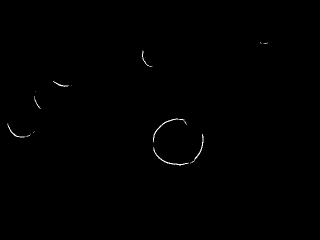
#> input picture test_results_1/original_normalized_4/DSLC0006-normalized.bmp, 320 x 240 px
$ jupyter execute Find_Contours.ipynb   (older library calls are emulated)
#> lines starting #> are read from the running program, lines starting #| are printed output that depends on the picture; after the words box and inside, x2 and y2 are one past the last pixel; in counts of white or black regions, pixels touching at a corner belong together
[cell 1]
import cv2
import numpy as np
import matplotlib.pyplot as plt
import math

[cell 2]
im = cv2.imread("test_results_1/original_normalized_4/DSLC0006-normalized.bmp")
#> im is the input picture: shape (240, 320, 3); min 0, max 255, mean 0.7
imgray = cv2.cvtColor(im,cv2.COLOR_BGR2GRAY)
plt.imshow(imgray,cmap='gray')

[cell 3]
test_im = imgray/255

test_im[test_im>0.5]=1
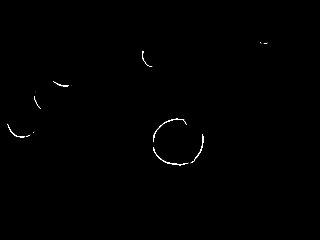
#> test_im: shape (240, 320) float64; min 0, max 1, mean 0.0038
test_im[test_im<0.5]=0
#> test_im: shape (240, 320) float64; values 0 (black) and 1 (white), 0.35% white in thin lines or dots, all inside (x1, y1, x2, y2) = (7, 42, 267, 166)

kernel = np.ones((8,8),np.uint8)
#opening = cv2.morphologyEx(test_im, cv2.MORPH_OPEN, kernel)
#closing = cv2.morphologyEx(test_im, cv2.MORPH_CLOSE, kernel)
img_dilation = cv2.dilate(test_im, kernel, iterations=1)
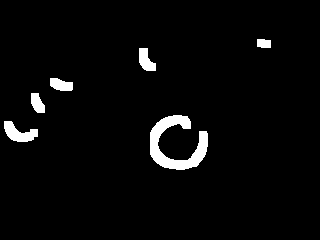
#> img_dilation: shape (240, 320) float64; values 0 (black) and 1 (white), 3.4% white; 6 white regions, box (x1, y1, x2, y2) and area: (150, 115, 208, 170) 1389, (4, 121, 38, 142) 397, (139, 48, 156, 71) 258, (50, 78, 73, 91) 227, (31, 93, 45, 113) 202, (257, 39, 271, 48) 116
img_dilation = cv2.normalize(src=img_dilation, dst=None, alpha=0, beta=255, norm_type=cv2.NORM_MINMAX, dtype=cv2.CV_8UC1)
#> img_dilation: shape (240, 320); 3.4% white; 6 white regions
plt.imshow(img_dilation,cmap='gray')

[cell 4]
im2, contours, hierarchy = cv2.findContours(img_dilation,cv2.RETR_TREE,cv2.CHAIN_APPROX_SIMPLE)
#> contours = 6 contours; box (x1, y1, x2, y2) and area: (150, 115, 208, 170) 1254, (4, 121, 38, 142) 350, (139, 48, 156, 71) 224, (50, 78, 73, 91) 197, (31, 93, 45, 113) 175, (257, 39, 271, 48) 95

[cell 5]
#cv2.drawContours(im, contours, -1, (0,255,0), 3)

[cell 6]
#plt.imshow(im,cmap='gray')

[cell 7]
'''
x=[]
y=[]
for i in range(0,len(contours)):
    cnt = contours[i]
    M = cv2.moments(cnt)
    cx = int(M['m10']/M['m00'])
    cy = int(M['m01']/M['m00'])
    x.append(cx)
    y.append(cy)
print(x)
print(y)
'''

[cell 8]
for cnt in contours:
    hull = cv2.convexHull(cnt)
#> this loop made 6 passes
    #cv2.drawContours(im, [hull], -1, (0, 0, 255), 1)

[cell 9]
#print(hull)

[cell 10]
im2 = cv2.imread("test_results_1/original_normalized_4/DSLC0006-normalized.bmp")

[cell 11]
def find_if_close(cnt1,cnt2):
    row1,row2 = cnt1.shape[0],cnt2.shape[0]
    for i in range(0,row1):
        for j in range(0,row2):
            dist = np.linalg.norm(cnt1[i]-cnt2[j])
            if abs(dist) < 30 :
                return True
            elif i==row1-1 and j==row2-1:
                return False

#img = cv2.imread('dspcnt.jpg')
#gray = cv2.cvtColor(img,cv2.COLOR_BGR2GRAY)
#ret,thresh = cv2.threshold(gray,127,255,0)
_,contours,hier = cv2.findContours(img_dilation,cv2.RETR_EXTERNAL,2)

LENGTH = len(contours)
#> LENGTH = 6
status = np.zeros((LENGTH,1))
#> status = [0, 0, 0, 0, 0, 0]

for i,cnt1 in enumerate(contours):
    x = i
    if i != LENGTH-1:
        for j,cnt2 in enumerate(contours[i+1:]):
            x = x+1
            dist = find_if_close(cnt1,cnt2)
            if dist == True:
                val = min(status[i],status[x])
                status[x] = status[i] = val
            else:
                if status[x]==status[i]:
                    status[x] = i+1
#> this loop made 6 passes
#> after the loop, status = [0, 1, 0, 0, 2, 5]

unified = []
maximum = int(status.max())+1
#> maximum = 6
for i in range(0,maximum):
    pos = np.where(status==i)[0]
    if pos.size != 0:
        cont = np.vstack(contours[i] for i in pos)
        #print(cont)
        hull = cv2.convexHull(cont)
        #print (hull)
        unified.append(hull)
#> this loop made 6 passes
#> pos on passes 1, 2, 3, 6: [0, 2, 3], [1], [4], [5]
#> after the loop, unified = 4 contours; box (x1, y1, x2, y2) and area: (150, 115, 208, 170) 2539, (4, 78, 73, 142) 2264, (139, 48, 156, 71) 271, (257, 39, 271, 48) 99

cv2.drawContours(im2,unified,-1,(0,255,0),2)
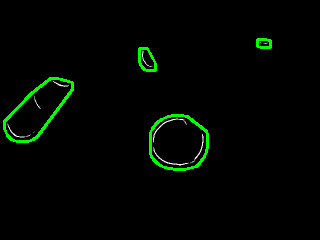
#> im2: shape (240, 320, 3); 1.91% of pixels changed, all inside (x1, y1, x2, y2) = (3, 38, 272, 171)
plt.imshow(im2,cmap='gray')

[cell 12]
x=[]
y=[]
for i in range(0,len(unified)):
    cnt = unified[i]
    M = cv2.moments(cnt)
    cx = int(M['m10']/M['m00'])
    cy = int(M['m01']/M['m00'])
    x.append(cx)
    y.append(cy)
#> this loop made 4 passes
#> (cx, cy) on passes 1 to 4: (36, 110), (177, 142), (146, 59), (263, 43)
#> after the loop, x = [36, 177, 146, 263]; y = [110, 142, 59, 43]
x=np.array(x)
y=np.array(y)
x=x/10
#> x = [3.6, 17.7, 14.6, 26.3]
y=y/10
#> y = [11, 14.2, 5.9, 4.3]
print(x)
#| [ 3.6 17.7 14.6 26.3]
print(y)
#| [11.  14.2  5.9  4.3]

[cell 13]
plt.imshow(im2,cmap='gray')

[cell 14]
im3 = cv2.imread("test_results_1/original_normalized_4/DSLC0006-normalized.bmp")
#print(im3.shape)
#im3= im3/255

#im3[im3>0.5]=1
#im3[im3<0.5]=0
print(im3.shape)
#| (240, 320, 3)

[cell 15]
plt.imshow(im3,cmap='gray')

[cell 16]
black = np.zeros_like(im3)
print(black.shape)
#| (240, 320, 3)
plt.imshow(black,cmap='gray')

[cell 17]
print(len(unified))
#| 4

[cell 18]
i=0
odds = 0
for h in unified:
    #hull = cv2.convexHull(cnt)
    print("i",i)
    i+=1
    img = im3.copy()
    black2 = black.copy()

    #--- Here is where I am filling the contour after finding the convex hull ---
    cv2.drawContours(black2, [h], -1, (255, 255, 255), -1)

    g2 = cv2.cvtColor(black2, cv2.COLOR_BGR2GRAY)
    r, t2 = cv2.threshold(g2, 127, 255, cv2.THRESH_BINARY)
    #cv2.imshow("t2.jpg", t2)

    masked = cv2.bitwise_and(im3, im3, mask = t2)
    masked=cv2.cvtColor(masked,cv2.COLOR_BGR2GRAY)
    #masked[masked>127]=1
    #masked[masked<127]=0
    M = cv2.moments(h)
    cx = int(M['m10']/M['m00'])
    cy = int(M['m01']/M['m00'])
    cx=cx/10
    cy=cy/10
    height, width = masked.shape[:2]
    ymax = int(height/10)
    xmax = int(width/10)
    masked = cv2.resize(masked,(int(height/10), int(width/10)))

    for theta in range (0,360):
        theta = 0.5*theta
        print(theta)
        r=1
        x1=1
        y1=1
        intersects=0
        #cx=cx/10
        #cy=cy/10
        while(x1<xmax-1 and y1<ymax-1 and x1>-1 and y1>-1):
            x=r*math.cos(math.radians(theta))
            y=r*math.sin(math.radians(theta))
            x1=int(x+cx)
            y1=int(y+cy)
            print(x1,y1)
            if(masked[x1][y1]==1):
                intersects+=1
            print("r",r)
            r+=0.5

        r=1
        x1=1
        y1=1
        while(x1>-1 and y1>-1 and x1<xmax-1 and y1<ymax-1):
            x=r*math.cos(math.radians(theta))
            y=r*math.sin(math.radians(theta))
            x1=int(x+cx)
            y1=int(y+cy)
            print(x1,y1)
            if(masked[x1][y1]):
                intersects+=1
            r-=0.5


        print("intersects",intersects)
        if (intersects%2):
            odds+=1
    print("odds",odds)
    cv2.imwrite("masked"+str(i)+".jpg", masked)
    i=i+1
#> this loop made 4 passes
#> (i, cx, cy) on passes 1 to 4: (2, 3.6, 11), (4, 17.7, 14.2), (6, 14.6, 5.9), (8, 26.3, 4.3)
#> (printed output is left out)
#> pass 1, `g2 = cv2.cvtColor(black2, cv2.COLOR_BGR2GRAY)`:
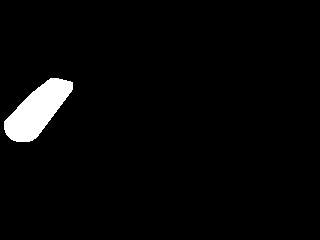
#> g2: shape (240, 320); 3.1% white; 1 white region, box (x1, y1, x2, y2) and area: (4, 78, 73, 142) 2350
#> after the loop:
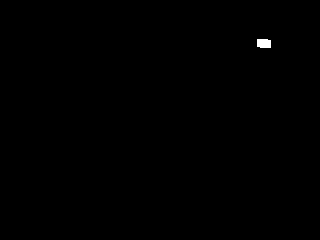
#> black2: shape (240, 320, 3); 0.16% white; 1 white region, box (x1, y1, x2, y2) and area: (257, 39, 271, 48) 120
#> after the loop, i = 8; odds = 21; theta = 179.5

[cell 19]
h= unified[3]
#> h = [[264, 39], [270, 40], [270, 47], [261, 47], [257, 46], [257, 39]]
img = im3.copy()
black2 = black.copy()

#--- Here is where I am filling the contour after finding the convex hull ---
cv2.drawContours(black2, [h], -1, (255, 255, 255), -1)
# [4 lines of commented-out code are left out]
g2 = cv2.cvtColor(black2, cv2.COLOR_BGR2GRAY)
r, t2 = cv2.threshold(g2, 127, 255, cv2.THRESH_BINARY)
#plt.imshow(t2,cmap='gray')

masked = cv2.bitwise_and(im3, im3, mask = t2)
plt.imshow(masked,cmap='gray')

[cell 20]
print(xmax)
print(masked.shape)

[cell 21]
mask = cv2.imread("masked1.jpg")
#> mask: shape (32, 24, 3); min 0, max 54, mean 0.2
plt.imshow(mask,cmap='gray')
print(mask.shape)

[cell 22]
print(odds)

[cell 23]
theta = 0.5
r=1
x=r*math.cos(math.radians(theta))
y=r*math.sin(math.radians(theta))
print(cx)
print(cy)
x1=int(x+cx)
#> x1 = 27
y1=int(y+cy)
#> y1 = 4
print(x1,y1)

[cell 24]
plt.imshow(masked,cmap='gray')

[cell 25]
im4  = cv2.imread("test_results_1/original_normalized_4/DSLC0006-normalized.bmp",0)

[cell 26]
print(im4.shape)

[cell 27]
height, width = im4.shape[:2]
res = cv2.resize(im4,(int(width/10), int(height/10)))

$ run again, with test_results_1/original_normalized_4/DSLC0003-normalized.bmp copied over test_results_1/original_normalized_4/DSLC0006-normalized.bmp
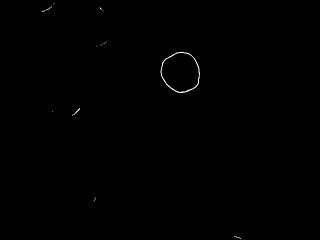
#> input picture test_results_1/original_normalized_4/DSLC0003-normalized.bmp, 320 x 240 px
#> im is the input picture: shape (240, 320, 3); min 0, max 255, mean 0.5
#> `img_dilation = cv2.dilate(test_im, kernel, iterations=1)`:
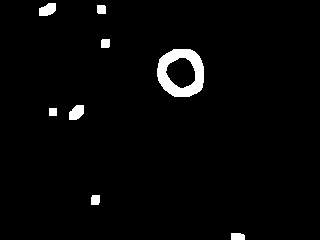
#> img_dilation: shape (240, 320) float64; values 0 (black) and 1 (white), 2.6% white; 8 white regions, largest, box (x1, y1, x2, y2) and area: (157, 49, 204, 97) 1244, (69, 105, 84, 120) 174, (39, 3, 56, 16) 171
#> `im2, contours, hierarchy = cv2.findContours(img_dilation,cv2.RETR_TREE..`: contours = 9 contours; largest, box (x1, y1, x2, y2) and area: (157, 49, 204, 97) 1805, (165, 57, 196, 89) 672, (69, 105, 84, 120) 151, (39, 3, 56, 16) 147, (231, 233, 245, 240) 74
#> the loop `for cnt in contours:` made 9 passes
#> (cnt, hull) on pass 3: ([[49, 108], [49, 115], [56, 115], [56, 108]], [[56, 108], [56, 115], [49, 115], [49, 108]])
#> `_,contours,hier = cv2.findContours(img_dilation,cv2.RETR_EXTERNAL,2)`: contours = 8 contours; box (x1, y1, x2, y2) and area: (157, 49, 204, 97) 1805, (69, 105, 84, 120) 151, (39, 3, 56, 16) 147, (231, 233, 245, 240) 74, (91, 195, 100, 205) 69, (101, 39, 110, 48) 63, (97, 5, 106, 14) 63, (49, 108, 57, 116) 49
#> LENGTH = 8
#> the loop `for i,cnt1 in enumerate(contours):` made 8 passes
#> after the loop `for i,cnt1 in enumerate(contours):`: status = [0, 1, 2, 2, 3, 5, 5, 6]
#> maximum = 7
#> the loop `for i in range(0,maximum):` made 7 passes
#> pos on passes 1, 2, 3, 4, 6, 7: [0], [1], [2, 3], [4], [5, 6], [7]
#> after the loop `for i in range(0,maximum):`: unified = 6 contours; box (x1, y1, x2, y2) and area: (157, 49, 204, 97) 1830, (49, 105, 84, 120) 377, (97, 5, 110, 48) 363, (39, 3, 56, 16) 154, (231, 233, 245, 240) 75, (91, 195, 100, 205) 70
#> im2: shape (240, 320, 3); 1.74% of pixels changed, all inside (x1, y1, x2, y2) = (38, 2, 246, 240)
#> the loop `for i in range(0,len(unified)):` made 6 passes
#> (cx, cy) on passes 1 to 6: (237, 236), (95, 199), (67, 111), (180, 72), (102, 26), (47, 9)
#> after the loop `for i in range(0,len(unified)):`: x = [237, 95, 67, 180, 102, 47]; y = [236, 199, 111, 72, 26, 9]
#> `x=x/10`: x = [23.7, 9.5, 6.7, 18, 10.2, 4.7]
#> `y=y/10`: y = [23.6, 19.9, 11.1, 7.2, 2.6, 0.9]
#| [23.7  9.5  6.7 18.  10.2  4.7]
#| [23.6 19.9 11.1  7.2  2.6  0.9]
#| (240, 320, 3)
#| (240, 320, 3)
#| 6
#> h = contour of 25 points, box (x1, y1, x2, y2) (157, 49, 204, 97), area 1830
#> `cv2.drawContours(black2, [h], -1, (255, 255, 255), -1)`:
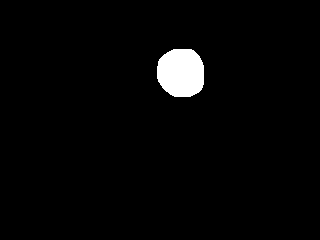
#> black2: shape (240, 320, 3); 2.5% white; 1 white region, box (x1, y1, x2, y2) and area: (157, 49, 204, 97) 1901
#| 32
#| (240, 320, 3)
#| 23.7
#| 23.6
#> x1 = 24
#> y1 = 23
#| 24 23
#| (240, 320)
